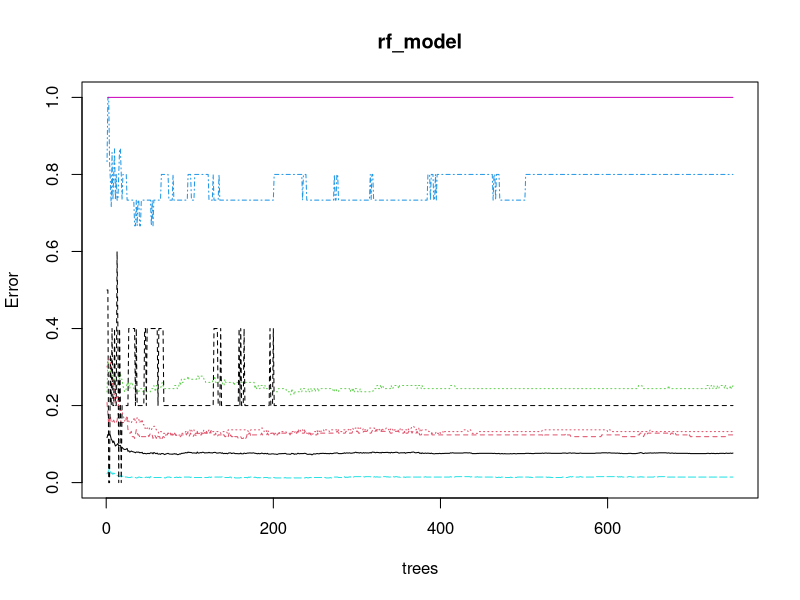
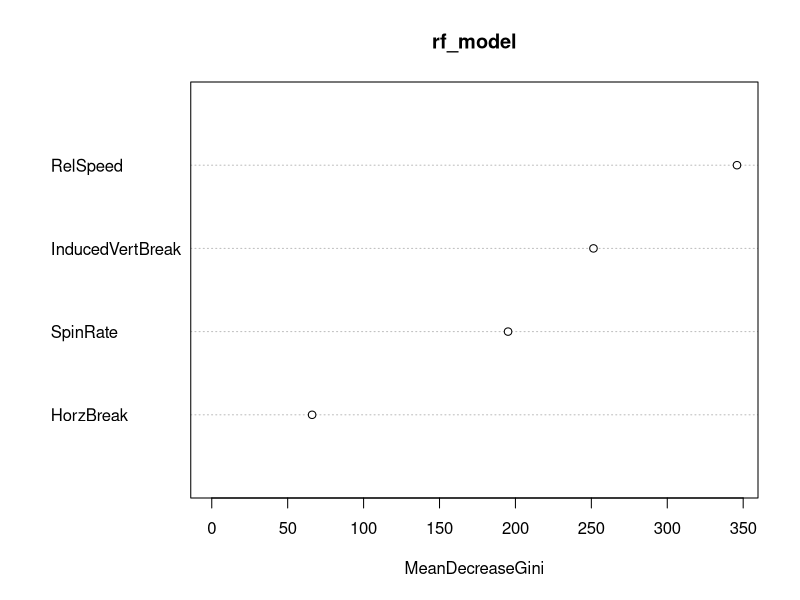

Here is the R script that generated these plots, in order:
setwd("C:/Users/jpsch/OneDrive/Desktop/CSC495")
install.packages("randomForest")

# Load the library
library(randomForest)

bb_df<- read.csv("total_data.csv")
bb_df[c("TaggedPitchType")]
bbdf <- bb_df[c("TaggedPitchType", 
                "RelSpeed", "SpinRate",
                "InducedVertBreak", "HorzBreak")]

View(bbdf)
sum(!complete.cases(bbdf))

bbdf <- na.omit(bbdf)

sum(!complete.cases(bbdf))


bbdf <- as.data.frame(bbdf)

bbdf$TaggedPitchType <- as.factor(bbdf$TaggedPitchType)

set.seed(13579)
bbRand= bbdf[sample(1:nrow(bbdf)), ]

sample_size = floor(0.7*nrow(bbRand))
bb_train <- bbRand[1:sample_size, ]
bb_test <- bbRand[sample_size:nrow(bbRand), ]

rf_model <- randomForest(
  formula = TaggedPitchType ~ .,
  data = bb_train,
  ntree=750
)

rf_model

plot(rf_model)

varImpPlot(rf_model) 

bb_test1 <- subset(bb_test, select = -c(TaggedPitchType))

pred <- as.data.frame(predict(rf_model, newdata=bb_test1))
accuracy<-sum(pred$`predict(rf_model, newdata = bb_test1)`==bb_test$TaggedPitchType)/nrow(bb_test)
accuracy
error <- 1-accuracy
error


min(bb_train$RelSpeed)
max(bb_train$RelSpeed)
min(bb_train$InducedVertBreak)
max(bb_train$InducedVertBreak)
min(bb_train$SpinRate)
max(bb_train$SpinRate)
min(bb_train$HorzBreak)
max(bb_train$HorzBreak)



